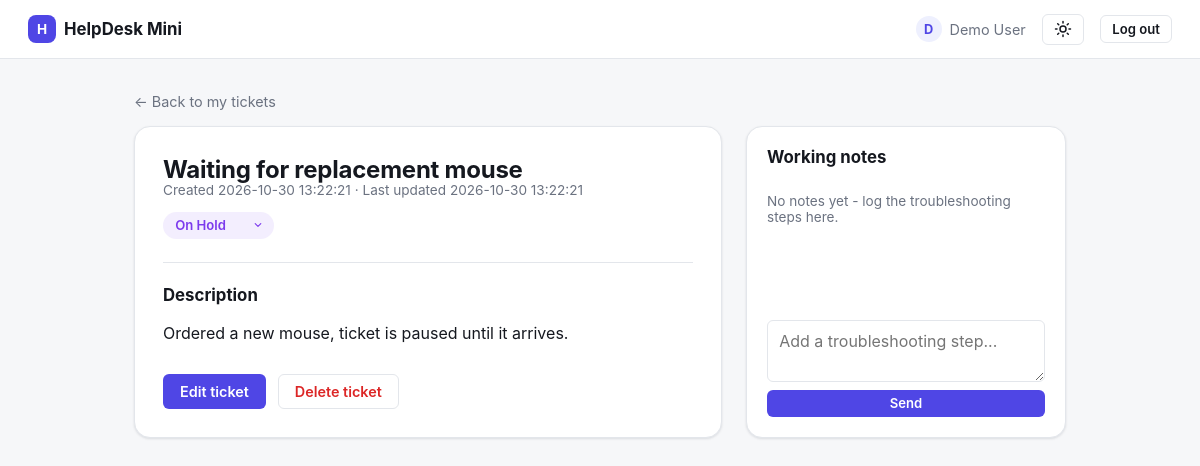
The app's page /ticket_view.php?id=3 (signed in) with its own data.
### tables this page shows
CREATE TABLE tickets (
    id          INT UNSIGNED AUTO_INCREMENT PRIMARY KEY,
    user_id     INT UNSIGNED NOT NULL,
    title       VARCHAR(150) NOT NULL,
    description TEXT         NOT NULL,
    status      ENUM('Open', 'In Progress', 'On Hold', 'Closed') NOT NULL DEFAULT 'Open',
    created_at  TIMESTAMP    NOT NULL DEFAULT CURRENT_TIMESTAMP,
    updated_at  TIMESTAMP    NOT NULL DEFAULT CURRENT_TIMESTAMP ON UPDATE CURRENT_TIMESTAMP,

    CONSTRAINT fk_tickets_user
        FOREIGN KEY (user_id) REFERENCES users(id)
        ON DELETE CASCADE,

    INDEX idx_tickets_user (user_id),
    INDEX idx_tickets_status (status)
);

### helpers.php (called while the page is built, shortened)
<?php
function h(?string $value): string
{
    return htmlspecialchars($value ?? '', ENT_QUOTES, 'UTF-8');
}
function status_class(string $status): string
{
    return 'status-' . strtolower(str_replace(' ', '-', $status));
}

### ticket_view.php (the view, shortened to what this page needs)
<?php
require_once __DIR__ . '/helpers.php';
$pdo = get_db();
$id = (int) ($_GET['id'] ?? 0);
$stmt = $pdo->prepare('SELECT * FROM tickets WHERE id = ? AND user_id = ?');
$stmt->execute([$id, current_user_id()]);
$ticket = $stmt->fetch();
$stmt = $pdo->prepare('SELECT id, note, created_at FROM ticket_notes WHERE ticket_id = ? ORDER BY created_at ASC');
$stmt->execute([$ticket['id']]);
$notes = $stmt->fetchAll();
?>
<!DOCTYPE html>
<html lang="en">
<head>
    <link rel="stylesheet" href="assets/style.css">
</head>
<body>
<?php require __DIR__ . '/partials/nav.php'; ?>
<main class="container container-wide">
    <a class="back-link" href="index.php">&larr; Back to my tickets</a>
    <div class="ticket-layout">
        <div class="ticket-detail" data-ticket-id="<?= (int) $ticket['id'] ?>">
            <h1><?= h($ticket['title']) ?></h1>
            <p class="meta">
                Created <?= h($ticket['created_at']) ?> &middot; Last updated <?= h($ticket['updated_at']) ?>
            </p>
            <div class="status-wrap">
                <select id="status" class="status-select <?= status_class($ticket['status']) ?>"
                        data-ticket-id="<?= (int) $ticket['id'] ?>"
                        data-current-status="<?= h($ticket['status']) ?>">
                    <?php foreach (['Open', 'In Progress', 'On Hold', 'Closed'] as $status): ?>
                        <option value="<?= h($status) ?>" <?= $status === $ticket['status'] ? 'selected' : '' ?>>
                            <?= h($status) ?>
                        </option>
                    <?php endforeach; ?>
                </select>
            </div>
            <hr>
            <h2>Description</h2>
            <p class="description"><?= nl2br(h($ticket['description'])) ?></p>
            <div class="form-actions">
                <a class="btn btn-primary" href="ticket_edit.php?id=<?= (int) $ticket['id'] ?>">Edit ticket</a>
                <form method="post" action="ticket_delete.php" class="inline-form"
                      onsubmit="return confirm('Delete this ticket?');">
                    <button type="submit" class="btn btn-danger">Delete ticket</button>
                </form>
            </div>
        </div>
        <aside class="notes-panel">
            <h2>Working notes</h2>
            <div class="notes-list" id="notes-list">
                <?php if (empty($notes)): ?>
                    <p class="notes-empty" id="notes-empty">No notes yet - log the troubleshooting steps here.</p>
                <?php endif; ?>
            </div>
            <form id="notes-form" class="notes-form" data-ticket-id="<?= (int) $ticket['id'] ?>">
                <textarea id="note-input" name="note" rows="2" placeholder="Add a troubleshooting step..." required></textarea>
                <button type="submit" class="btn btn-primary btn-sm">Send</button>
            </form>
        </aside>
    </div>
</main>
</body>
</html>

### assets/style.css (style rules this page uses)
:root { --color-bg: #f6f7f9; --color-surface: #ffffff; --color-border: #e3e6eb; --color-text: #15181f; --color-muted: #6b7280; --color-primary: #4f46e5; --color-primary-hover: #4338ca; --color-primary-soft: #eef0fe; --color-danger: #dc2626; --color-danger-soft: #fdeded; --color-open: #2563eb; --color-open-bg: #eef3fe; --color-progress: #b45309; --color-progress-bg: #fef6e7; --color-hold: #7c3aed; --color-hold-bg: #f3eefe; --color-closed: #15803d; --color-closed-bg: #eafaf0; --radius-sm: 6px; --radius: 10px; --radius-lg: 16px; --shadow: 0 1px 2px rgba(16, 24, 40, 0.04), 0 1px 3px rgba(16, 24, 40, 0.08); --color-row-hover: #fafbff; --color-ghost-hover: #f1f2f5; }
* { box-sizing: border-box; }
body { margin: 0; font-family: -apple-system, "Segoe UI", system-ui, Roboto, sans-serif; background: var(--color-bg); color: var(--color-text); -webkit-font-smoothing: antialiased; transition: background-color 0.15s ease, color 0.15s ease; }
.topbar, .tickets-card, .form-card, .ticket-detail, .auth-box, .empty-state, .notes-panel, .note-item, form input, form textarea, form select { transition: background-color 0.15s ease, border-color 0.15s ease, color 0.15s ease; }
a { color: var(--color-primary); }
.container { max-width: 840px; margin: 0 auto; padding: 2rem 1.5rem; }
h1 { margin: 0 0 0.25rem; font-size: 1.5rem; letter-spacing: -0.01em; }
h2 { font-size: 1.05rem; }
.btn { display: inline-flex; align-items: center; justify-content: center; gap: 0.4rem; padding: 0.55rem 1rem; border-radius: var(--radius-sm); border: 1px solid transparent; font: inherit; font-weight: 600; font-size: 0.9rem; text-decoration: none; cursor: pointer; line-height: 1.1; transition: background-color 0.15s ease, border-color 0.15s ease, color 0.15s ease; }
.btn-primary { background: var(--color-primary); color: #fff; }
.btn-danger { background: var(--color-surface); border-color: var(--color-border); color: var(--color-danger); }
.btn-sm { padding: 0.35rem 0.7rem; font-size: 0.82rem; }
.inline-form { display: inline; }
.status-wrap { display: inline-flex; align-items: center; gap: 0.5rem; }
.status-select { appearance: none; -webkit-appearance: none; padding: 0.3rem 1.6rem 0.3rem 0.7rem; border-radius: 999px; border: 1px solid transparent; font: inherit; font-size: 0.82rem; font-weight: 600; cursor: pointer; background-color: var(--color-open-bg); color: var(--color-open); background-repeat: no-repeat; background-position: right 0.5rem center; background-size: 14px; }
.status-select.status-on-hold { background-color: var(--color-hold-bg); color: var(--color-hold); }
form input, form textarea, form select { width: 100%; padding: 0.6rem 0.7rem; border: 1px solid var(--color-border); border-radius: var(--radius-sm); font: inherit; background: var(--color-surface); color: var(--color-text); }
.form-actions { display: flex; align-items: center; gap: 0.75rem; margin-top: 1.4rem; }
.back-link { display: inline-block; margin-bottom: 1rem; color: var(--color-muted); font-size: 0.9rem; text-decoration: none; }
.ticket-detail { background: var(--color-surface); border: 1px solid var(--color-border); border-radius: var(--radius-lg); padding: 1.75rem; box-shadow: var(--shadow); }
.ticket-detail .meta { color: var(--color-muted); font-size: 0.85rem; margin-top: -0.4rem; }
.ticket-detail .description { white-space: pre-line; line-height: 1.55; }
.ticket-detail hr { border: none; border-top: 1px solid var(--color-border); margin: 1.4rem 0; }
.ticket-detail .form-actions { margin-top: 1.75rem; }
.container-wide { max-width: 980px; }
.ticket-layout { display: flex; align-items: stretch; gap: 1.5rem; }
.ticket-layout > *:first-child { flex: 1; min-width: 0; }
.notes-panel { flex: 0 0 320px; display: flex; flex-direction: column; background: var(--color-surface); border: 1px solid var(--color-border); border-radius: var(--radius-lg); padding: 1.25rem; box-shadow: var(--shadow); }
.notes-panel h2 { margin: 0 0 0.75rem; }
.notes-list { flex: 1; overflow-y: auto; display: flex; flex-direction: column; gap: 0.6rem; margin-bottom: 0.9rem; padding-right: 0.2rem; }
.notes-empty { color: var(--color-muted); font-size: 0.85rem; }
.notes-form { display: flex; flex-direction: column; gap: 0.5rem; }
.notes-form textarea { min-height: 56px; resize: vertical; }

### records on screen
tickets: title "Waiting for replacement mouse", created_at "2026-10-30 13:22:21", updated_at "2026-10-30 13:22:21", description "Ordered a new mouse, ticket is paused until it arrives."

### other values on screen
$initial "D"
$_SESSION['user_name'] "Demo User"
form field value "On Hold"
